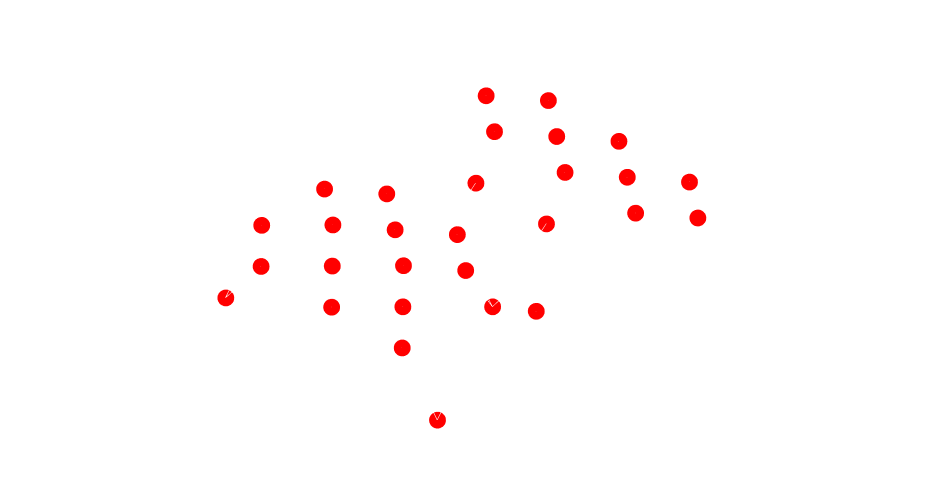

Notebook cell for this chart:
### Code cell
topoGraph = Graph.ByVerticesEdges(graph_vertices, graph_edges)
print(topoGraph)

vertexColor=[]
for c in vertices:
    if vertices[c]["z"] != 2.625:
        vertexColor.append("red")
    else:
        vertexColor.append("white")

Graph.Show(topoGraph,
           vertexColor = vertexColor,
           edgeColor = "white",
           projection = "orthographic")

### Figure 1 — Plotly figure (JSON) as saved in the notebook; plotly's stock layout.template omitted (floating-point values rounded to 4 significant figures; data arrays with more than 128 entries replaced by an {"elided": "..."} marker saying what was removed)
{"data": [{"hoverinfo": "text", "legendgroup": "4", "legendrank": 4, "marker": {"color": ["white", "red", "red", "red", "red", "red", "white", "red", "red", "white", "white", "red", "white", "red", "white", "white", "red", "white", "red", "white", "red", "red", "red", "red", "white", "red", "white", "white", "red", "red", "white", "red", "red", "red", "red", "white", "white", "white", "red", "white", "white", "red", "white", "red", "red", "red", "red", "red", "white"], "colorscale": [[0, "#440154"], [0.1111, "#482878"], [0.2222, "#3e4989"], [0.3333, "#31688e"], [0.4444, "#26828e"], [0.5556, "#1f9e89"], [0.6667, "#35b779"], [0.7778, "#6ece58"], [0.8889, "#b5de2b"], [1, "#fde725"]], "line": {"color": "white", "width": 0.5}, "size": 6, "symbol": "circle"}, "mode": "markers", "name": "Graph Vertices", "showlegend": false, "text": "", "type": "scatter3d", "x": [4, 7, 0, 2, 0, 5.5, 0, 7, 5.5, 7, 2, 4, 0, 0, 7, 4, 2, 4, 2, 4, 0, 0, 4, 5.5, 7, 13, 4, 7, 5.5, 10, 13, 7, 13, 14.5, 13, 13, 16, 13, 10, 13, 16, 16, 16, 16, 14.5, 16, 14.5, 14.5, 16], "y": [1.965, 3.93, 1.965, 3.93, 0, 3.93, 3.93, 5.895, 0, 0, 0, 5.895, 7.86, 11.79, 1.965, 7.86, 11.79, 0, 7.86, 3.93, 9.825, 5.895, 9.825, 7.86, 11.79, 9.825, 11.79, 7.86, 11.79, 3.93, 3.93, 9.825, 5.895, 3.93, 1.965, 7.86, 3.93, 0, 7.86, 11.79, 0, 1.965, 7.86, 5.895, 7.86, 9.825, 0, 11.79, 11.79], "z": [5.125, 2.625, 5.125, 5.125, 2.625, 5.125, 2.625, 5.125, 5.125, 2.625, 5.125, 5.125, 2.625, 2.625, 5.125, 2.625, 5.125, 2.625, 5.125, 2.625, 5.125, 5.125, 5.125, 5.125, 2.625, 5.125, 2.625, 2.625, 5.125, 5.125, 2.625, 5.125, 5.125, 5.125, 5.125, 2.625, 2.625, 2.625, 5.125, 2.625, 2.625, 5.125, 2.625, 5.125, 5.125, 5.125, 5.125, 5.125, 2.625]}, {"hoverinfo": "text", "legendgroup": "5", "legendrank": 5, "line": {"color": "white", "width": 1}, "mode": "lines", "name": "Graph Edges", "showlegend": false, "text": "", "type": "scatter3d", "x": {"elided": "174 float values"}, "y": {"elided": "174 float values"}, "z": {"elided": "174 float values"}}], "layout": {"autosize": true, "height": 500, "margin": {"b": 40, "l": 40, "r": 40, "t": 40}, "paper_bgcolor": "rgba(0,0,0,0)", "plot_bgcolor": "rgba(0,0,0,0)", "scene": {"aspectmode": "data", "camera": {"center": {"x": 0, "y": 0, "z": 0}, "eye": {"x": -1.25, "y": -1.25, "z": 1.25}, "projection": {"type": "orthographic"}, "up": {"x": 0, "y": 0, "z": 1}}, "xaxis": {"visible": false}, "yaxis": {"visible": false}, "zaxis": {"visible": false}}, "showlegend": true, "width": 950, "xaxis": {"showgrid": false, "visible": false, "zeroline": false}, "yaxis": {"showgrid": false, "visible": false, "zeroline": false}}}
